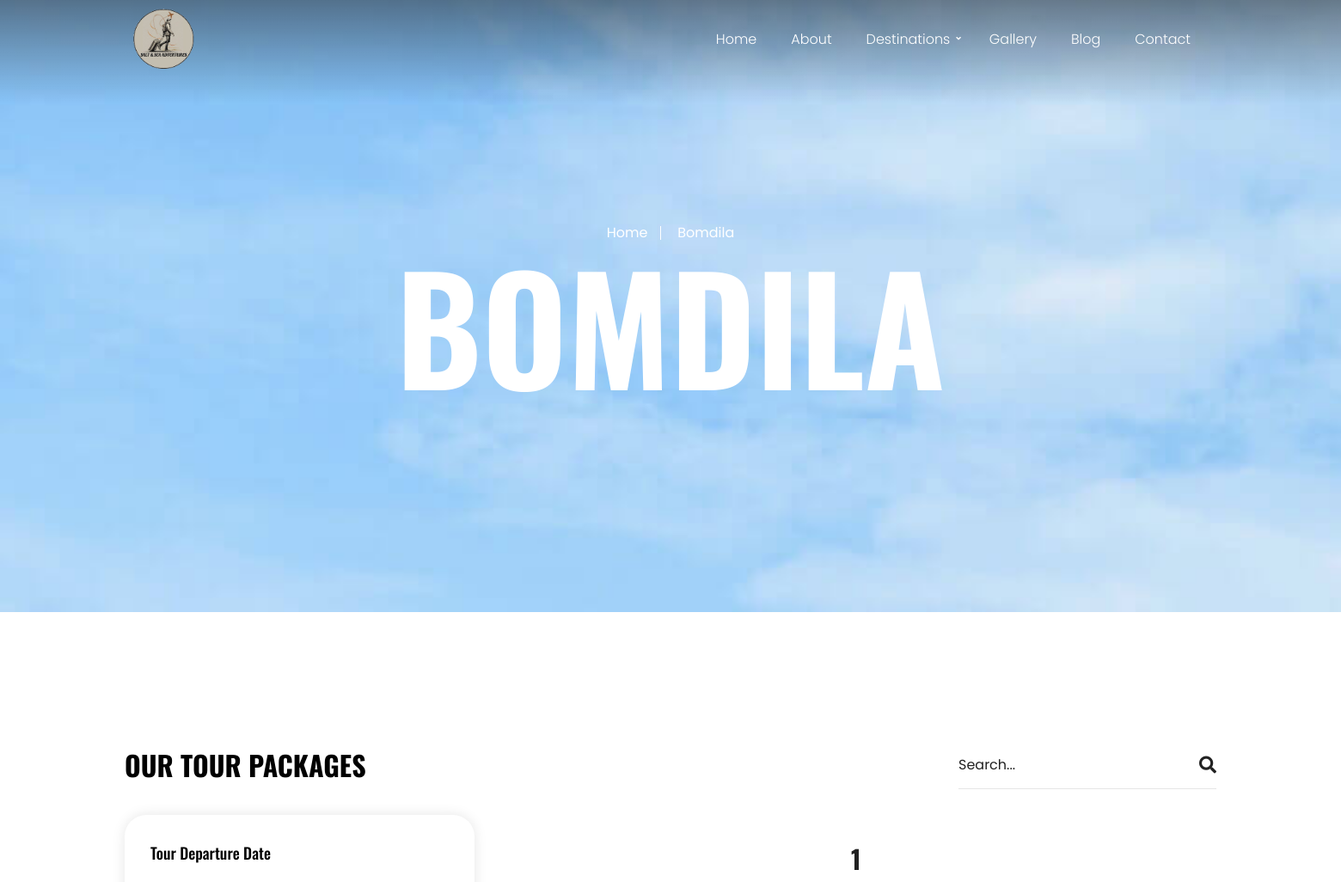
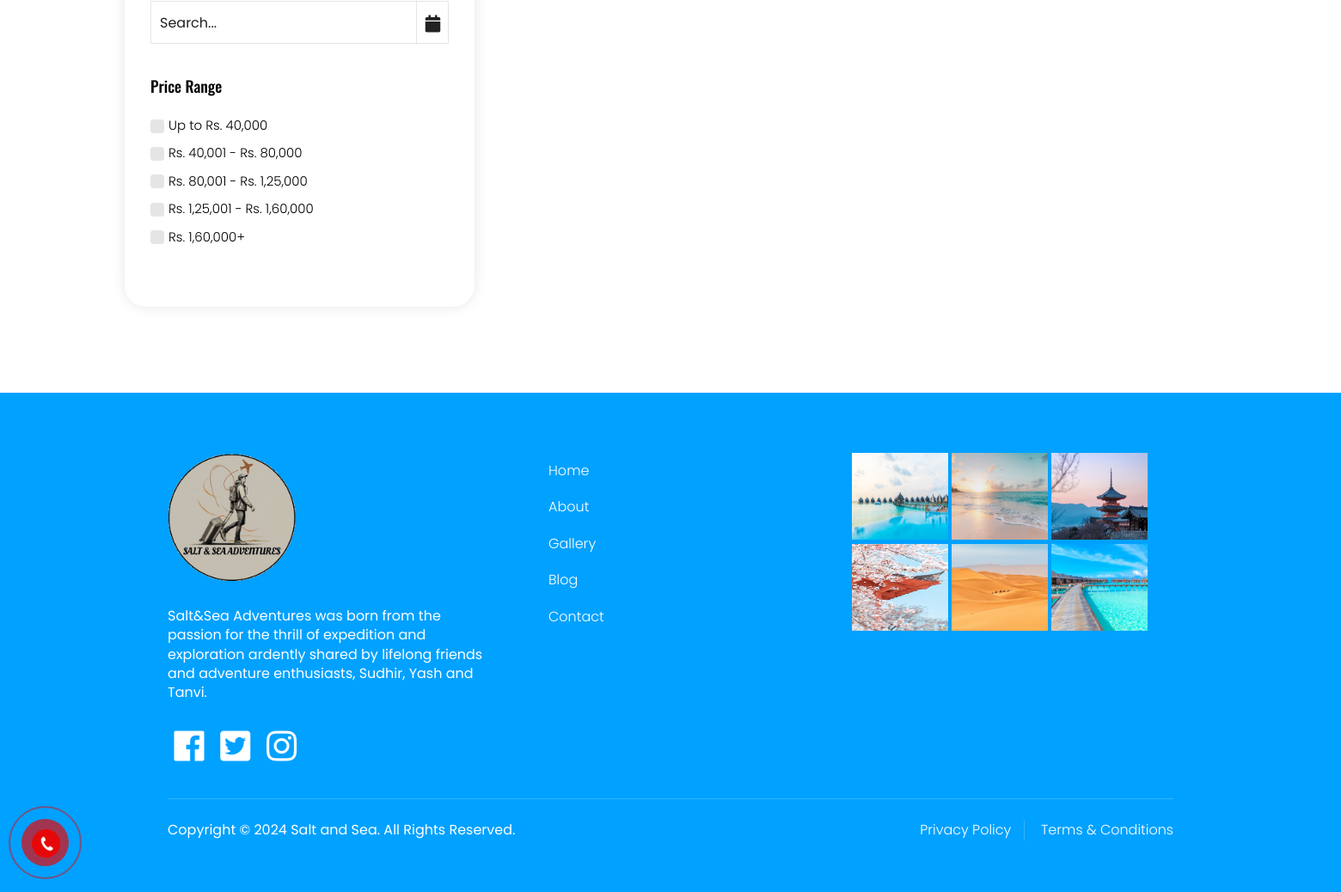
The app's page /destination/bomdila/, older data (2 pictures, top to bottom).
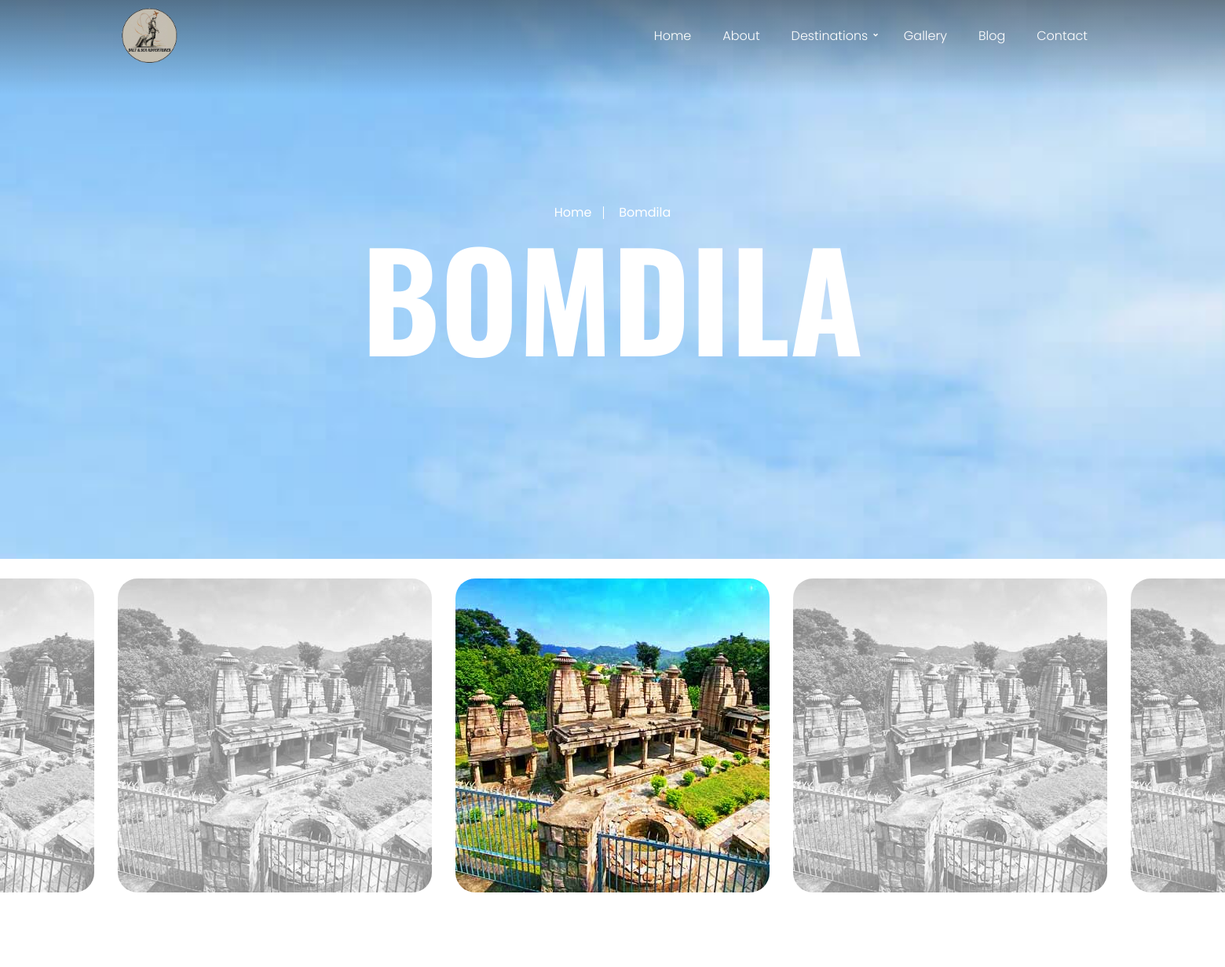
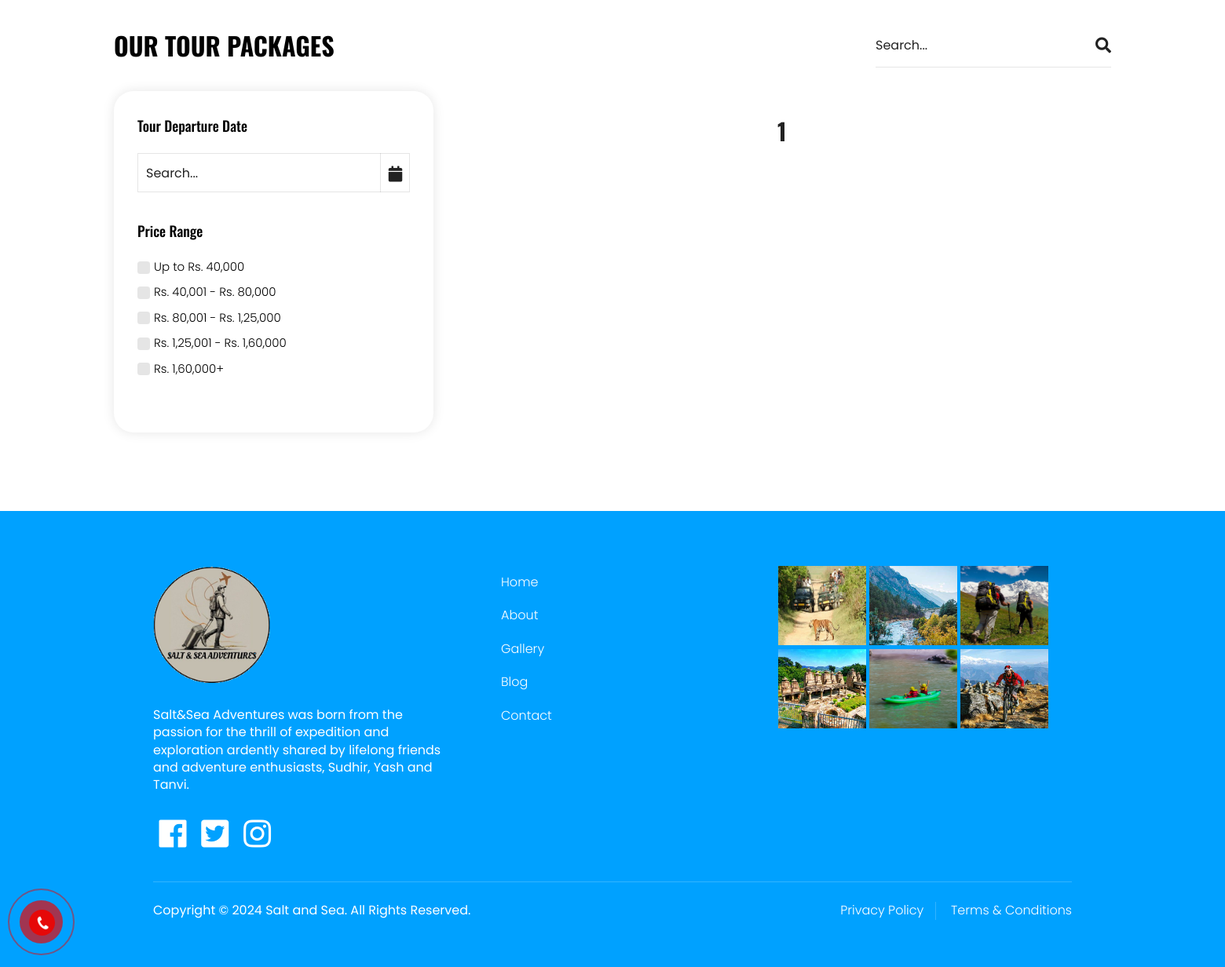
The same page, newer data (2 pictures, top to bottom).
### home/models.py (models this page shows)
class Gallery(BaseModel):
    image = models.ImageField(upload_to="gallery")

class DestinationImage(BaseModel):
    destination = models.ForeignKey(Destination, on_delete=models.CASCADE, related_name="destination_images")
    image = models.ImageField(upload_to="destination")

### home/views.py (the view)
# urls.py: path('destination/<slug>/', get_destination, name="get_destination"),
def get_destination(request, slug):
    try:
        galleries = Gallery.objects.all()[:9]
        destine_place = Destination.objects.get(slug=slug)
        images = destine_place.destination_images.all()
        tour_package = destine_place.tour_packages.all()
        paginator = Paginator(tour_package, 10)  # Show 10 objects per page
        page_number = request.GET.get('page')
        page_obj = paginator.get_page(page_number)
        if request.GET.get('search'):
            tour_package = tour_package.filter(name__icontains=request.GET.get('search'))
        context = {
            'page': slug,
            'destine_place': destine_place,
            'images': images,
            'tour_packages': tour_package,
            'page_obj': page_obj,
            'gallery': galleries,
        }
        return render(request, "tour-package.html", context)
    except Exception as e:
        print(e)
        return render(request, "error.html", {'message': 'Destination not found or an error occurred'}, status=404)

### home/context_processors.py (called while the page is built)
def navigation_links(request):
    links = Destination.objects.all().order_by('india_part', 'state', 'destination_name')
    grouped_links = {}
    for india_part, india_part_group in groupby(links, key=lambda x: x.india_part):
        state_grouped_links = {state: list(state_group) for state, state_group in groupby(india_part_group, key=lambda x: x.state)}
        grouped_links[india_part] = state_grouped_links
    return {'grouped_links': grouped_links}

### home/templates/tour-package.html (shortened to what the changed rows need)
{% extends "base.html" %}
{% block start %}
<section class="page-banner" style="background-image: url(/media/images/background/15.jpg)">
    <div class="auto-container">
        <h1 class="page-banner_title">{{destine_place.destination_name}}</h1>
    </div>
</section>
<section class="gallery-seven">
    <div class="outer-container">
        <div class="gallery-carousel-three owl-carousel owl-theme">
            {% for image in images %}
            <div class="image">
                <a class="lightbox-image" href="/media/{{image.image}}"><img src="/media/{{image.image}}" alt="{{destine_place.destination_name}}" /></a>
            </div>
            {% endfor %}
        </div>
    </div>
</section>
<section class="gallery-five style-two">
    <div class="auto-container">
        <div class="row">
            <div class="col-lg-8 col-md-8 col-sm-12">
                <div class="mixitup-gallery">
                    <div class="pagination-outer text-center">
                        <ul class="paginations">
                            {% for num in page_obj.paginator.page_range %}
                                {% if page_obj.number == num %}
                                    <li class="active"><a href="#">{{ num|default_if_none:"" }}</a></li>
                                {% elif num > page_obj.number|add:-5 and num < page_obj.number|add:5 %}
                                    <li><a href="?page={{ num }}">{{ num }}</a></li>
                                {% elif num == 1 or num == page_obj.paginator.num_pages %}
                                    <li><a href="?page={{ num }}">{{ num }}</a></li>
                                {% elif num > page_obj.number|add:5 and num < page_obj.paginator.num_pages %}
                                    <li>...</li>
                                {% endif %}
                            {% endfor %}
                        </ul>
                    </div>
                </div>
            </div>
        </div>
    </div>
</section>
{% endblock %}

### home/templates/base.html (shortened to what this page needs)
<!DOCTYPE html>
<html>
<head>
		<link href="/media/css/style.css" rel="stylesheet">
		<link href="/media/css/calling.css" rel="stylesheet">
	    <link id="effect" rel="stylesheet" type="text/css" media="all" href="/media/mega-menu/dropdown-effects/fade-down.css" />
	    <link rel="stylesheet" type="text/css" media="all" href="/media/mega-menu/webslidemenu.css" />
	</head>
<body>
<div class="page-wrapper">
	<div class="hotline-phone-ring-wrap">
		<div class="hotline-phone-ring">
				<div class="hotline-phone-ring-img-circle">
					<a href="tel:917905335046" class="pps-btn-img">
					<img src="/media/images/icon.png" alt="Hotline" width="50">
					</a>
				</div>
			</div>
		</div>
	</div>
	<header class="header header_style_one">
		<div class="headerfull">
				<div class="wsmain clearfix">
					<div class="logo">
						<a href="/"><img src="/media/images/logo.png" width="38%" alt="logo"></a>
					</div>
				  <nav class="wsmenu clearfix">
					<ul class="wsmenu-list">
						<li aria-haspopup="true"><a href="/contact/" class="navtext"><span>Contact</span></a></li>
						<li aria-haspopup="true"><a href="/blog/" class="navtext"><span>Blog</span></a></li>
						<li aria-haspopup="true"><a href="/gallery/" class="navtext"><span>Gallery</span></a></li>
					  	<li aria-haspopup="true"><a href="#" class="navtext"> <span>Destinations</span></a>
					  </li>
						<li aria-haspopup="true"><a href="/about/" class="navtext"><span>About</span></a></li>
						<li aria-haspopup="true"><a href="/" class="navtext"><span>Home</span></a></li>
					</ul>
				  </nav>
				</div>
			</div>
	</header>
	{% block start %}
	{% endblock %}
	<footer class="main-footer">
		<div class="auto-container">
			<div class="upper-box">
				<div class="row">
					<div class=" col-lg-4 col-md-4 col-sm-12">
						<div class="footer-logo">
							<a href="/">
								<img src="/media/images/logo.png" width="40%" alt="Logo" title="Salt and Sea">
							</a>
						</div>
						<p>Salt&Sea Adventures was born from the passion for the thrill of expedition and exploration ardently shared by lifelong friends and adventure enthusiasts, Sudhir, Yash and Tanvi.</p>
						<div class="footer-social_box">
							<a href="https://facebook.com/" class="fab fa-facebook fa-fw"></a>
							<a href="https://twitter.com/" class="fab fa-twitter-square fa-fw"></a>
							<a href="https://instagram.com/" class="fab fa-instagram fa-fw"></a>
						</div>
					</div>
					<div class=" col-lg-4 col-md-4 col-sm-12">
						<ul class="footer-nav">
							<li><a href="/">Home</a></li>
							<li><a href="/about/">About</a></li>
							<li><a href="/gallery/">Gallery</a></li>
							<li><a href="/blog/">Blog</a></li>
							<li><a href="/contact/">Contact</a></li>
						</ul>
					</div>
					<div class=" col-lg-4 col-md-4 col-sm-12">
						<div class="gallery">
							{% for image in gallery %}
							<img src="/media/{{image.image}}" style="width: 112px; height: 106px;" alt="Logo" title="Salt and Sea">
							{% endfor %}
						</div>
					</div>
				</div>
			</div>
			<div class="footer-bottom">
				<div class="d-flex align-items-center justify-content-between flex-wrap">
					<div class="copyright">Copyright &copy; 2024 Salt and Sea. All Rights Reserved.</div>
					<ul class="footer-bottom_nav">
						<li><a href="#">Privacy Policy</a></li>
						<li><a href="#">Terms & Conditions</a></li>
					</ul>
				</div>
			</div>
		</div>
	</footer>
</body>
</html>

Row changes from the older to the newer data that the page shows:
added DestinationImage: image (picture)
changed Gallery (number 1 of 6 on the later page): image: a different picture
changed Gallery (number 2 of 6 on the later page): image: a different picture
changed Gallery (number 3 of 6 on the later page): image: a different picture
changed Gallery (number 4 of 6 on the later page): image: a different picture
changed Gallery (number 5 of 6 on the later page): image: a different picture
changed Gallery (number 6 of 6 on the later page): image: a different picture
